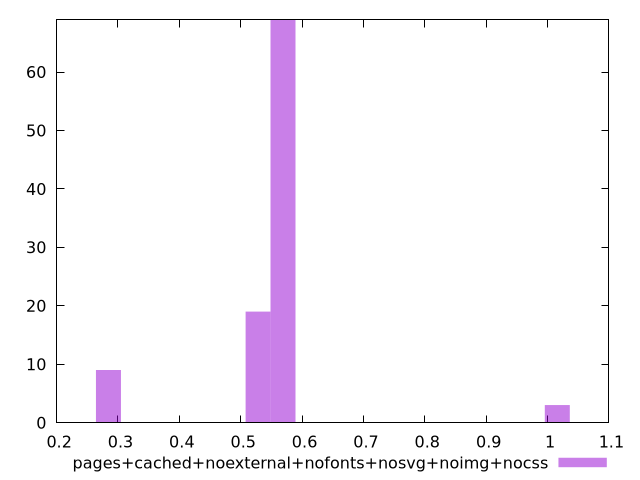

Generate this figure with gnuplot:
$_pagesCachedNoexternalNofontsNosvgNoimgNocss <<EOF
0.5689432759065066 69
0.5283044704846134 19
0.2844716379532533 9
1.0159701355473334 3
EOF
set key outside below
set terminal pngcairo
set output "report_00005_2020-11-02T22-26-11.212Z/cumulative-layout-shift/pages+cached+noexternal+nofonts+nosvg+noimg+nocss//hist.png"
set yrange [0:69]
set boxwidth 0.04063880542189333
set style fill transparent solid 0.5 noborder
plot $_pagesCachedNoexternalNofontsNosvgNoimgNocss title "pages+cached+noexternal+nofonts+nosvg+noimg+nocss" with boxes ,
